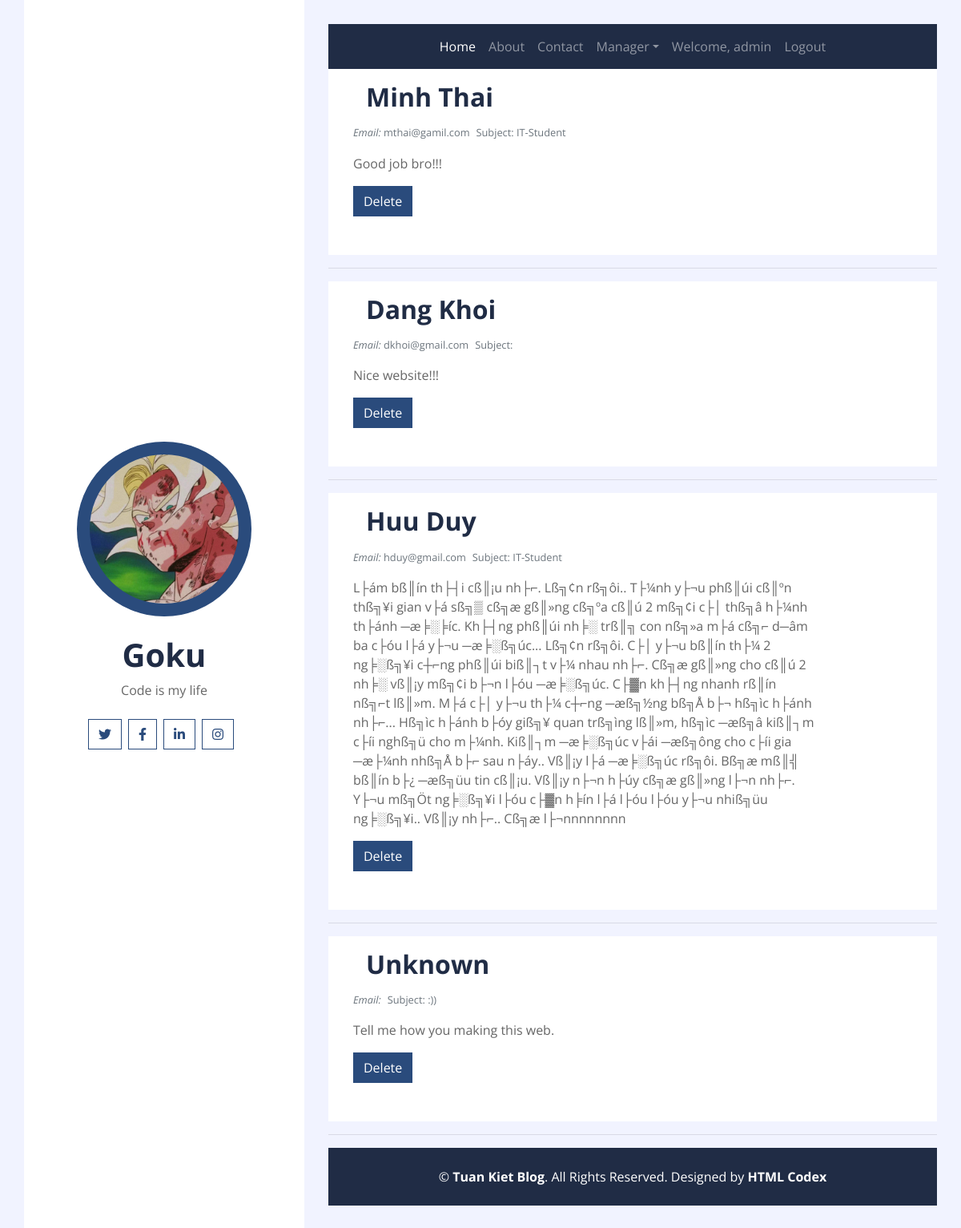
Page /message.php (signed in) on the committed database.
### tables this page shows
CREATE TABLE `user` (
  `id` int(10) NOT NULL AUTO_INCREMENT,
  `userName` varchar(30) NOT NULL,
  `password` varchar(30) NOT NULL,
  `fullName` varchar(50) NOT NULL,
  `avata` varchar(50) NOT NULL,
  `bio` varchar(100) DEFAULT NULL,
  `address` varchar(100) DEFAULT NULL,
  `phone` varchar(20) DEFAULT NULL,
  `email` varchar(30) DEFAULT NULL,
  PRIMARY KEY (`id`)
);

CREATE TABLE `message` (
  `id` int(11) NOT NULL AUTO_INCREMENT,
  `cusName` varchar(30) NOT NULL,
  `cusEmail` varchar(20) NOT NULL,
  `cusSubject` varchar(30) NOT NULL,
  `messContent` varchar(1000) NOT NULL,
  `messTo` int(10) NOT NULL,
  PRIMARY KEY (`id`),
  KEY `messTo` (`messTo`),
  CONSTRAINT `message_ibfk_1` FOREIGN KEY (`messTo`) REFERENCES `user` (`id`)
);

### message.php (the view, shortened to what this page needs)
<?php
    include_once("header.php");
    if(isset($_SESSION['user'])){
        $selectMess = "SELECT * FROM `message` WHERE messTo = 1";
        $reSelectMess = mysqli_query($conn, $selectMess);
    }else{
        header("Location: login.php");
    }
?>
<?php
    while($rowSelectMess = mysqli_fetch_assoc($reSelectMess)){
?>
    <div class="container bg-white pt-10">
        <div class="row blog-item px-3 pb-5">
            <div class="col-md-10">
                <h2 class="mt-md-2 px-md-3 mb-2 py-2 bg-white font-weight-bold"><?=$rowSelectMess['cusName']?></h2>
                <div class="d-flex mb-3">
                    <small class="mr-2 text-muted"><i class="bi bi-envelope-fill">Email: </i><?=$rowSelectMess['cusEmail'] ?></small>
                    <small class="mr-2 text-muted">Subject: <?=$rowSelectMess['cusSubject']?></small>
                </div>
                <div>
                    <p><?=$rowSelectMess['messContent']?></p>
                </div>
                <div>
                    <a href="deleteMess.php?id=<?=$rowSelectMess['id']?>" class="btn btn-primary"> Delete </a>
                </div>
            </div>
        </div>
    </div>
    <hr>
<?php }?>
<?php
    include_once("footer.php")
?>
    </body>
</html>

### header.php (shortened to what this page needs)
<!DOCTYPE html>
<html lang="en">
    <head>
        <link href="https://cdnjs.cloudflare.com/ajax/libs/font-awesome/5.10.0/css/all.min.css" rel="stylesheet">
        <link href="css/style.css" rel="stylesheet">
    </head>
<?php
    include_once("./connect.php");
    $sql = "SELECT * FROM `user` WHERE userName = 'admin'";
    $re = mysqli_query($conn, $sql);
    $row = mysqli_fetch_assoc($re);
?>
    <body>
        <div class="wrapper">
            <div class="sidebar">
                <div class="sidebar-text d-flex flex-column h-100 justify-content-center text-center">
                    <img class="mx-auto d-block w-75 bg-primary img-fluid rounded-circle mb-4 p-3" src="img/<?=$row['avata']?>" alt="Image">
                    <h1 class="font-weight-bold" id="name" name="name"><?=$row['fullName']?></h1>
                    <p class="mb-4" class="bio" id="bio" name="bio">
                        <?=$row['bio']?>
                    </p>
                    <div class="d-flex justify-content-center mb-5">
                        <a class="btn btn-outline-primary mr-2" href="https://twitter.com/tk1eetj"><i class="fab fa-twitter"></i></a>
                        <a class="btn btn-outline-primary mr-2" href="https://www.facebook.com/k1eetj/"><i class="fab fa-facebook-f"></i></a>
                        <a class="btn btn-outline-primary mr-2" href="https://www.linkedin.com/in/truong-van-tuan-kiet-fgw-ct-5bba9a250/"><i class="fab fa-linkedin-in"></i></a>
                        <a class="btn btn-outline-primary mr-2" href="https://www.instagram.com/ki33tj/?hl=vi"><i class="fab fa-instagram"></i></a>
                    </div>
                </div>
            </div>
            <div class="content">
                <div class="container p-0">
                    <nav class="navbar navbar-expand-lg bg-secondary navbar-dark">
                        <div class="collapse navbar-collapse justify-content-between" id="navbarCollapse">
                            <div class="navbar-nav m-auto">
                                <a href="index.php" class="nav-item nav-link active">Home</a>
                                <a href="about.php" class="nav-item nav-link">About</a>
                                <a href="contact.php" class="nav-item nav-link">Contact</a>
                                <?php
                                    if(isset($_SESSION['user'])){
                                ?>
                                    <div class="nav-item dropdown">
                                        <a href="#" class="nav-link dropdown-toggle" data-toggle="dropdown">Manager</a>
                                    </div>
                                    <a href="updateProfile.php" class="nav-item nav-link">Welcome, <?=$_SESSION['user']?></a>
                                    <a href="logout.php" class="nav-item nav-link">Logout</a>
                                <?php
                                    }else{
                                ?>
                                   <a href="login.php" class="nav-item nav-link">Login</a>
                                <?php } ?>
                            </div>
                        </div>
                    </nav>
                </div>

### rows in the picture
user: avata (picture), fullName "Goku", bio "Code is my life"
message: cusName "Minh Thai", cusEmail "mthai@gamil.com", cusSubject "IT-Student", messContent "Good job bro!!!"
message: cusName "Dang Khoi", cusEmail "dkhoi@gmail.com", messContent "Nice website!!!"
message: cusName "Huu Duy", cusEmail "hduy@gmail.com", cusSubject "IT-Student", messContent "L├ám bß║ín th├┤i cß║¡u nh├⌐. Lß╗¢n rß╗ôi.. T├¼nh y├¬u phß║úi cß║ºn thß╗¥i gian v├á sß╗▒ cß╗æ gß║»ng cß╗ºa cß║ú 2 mß╗¢i c├│ thß╗â h├¼nh th├ánh ─æ╞░╞íc. Kh├┤ng phß║úi nh╞░ trß║╗ con nß╗»a m├á cß╗⌐ d─âm ba c├óu l├á y├¬u ─æ╞░ß╗úc... Lß╗¢n rß╗ôi. C├│ y├¬u bß║ín th├¼ 2 ng╞░ß╗¥i c┼⌐ng phß║úi biß║┐t v├¼ nhau nh├⌐. Cß╗æ gß║»ng cho cß║ú 2 nh╞░ vß║¡y mß╗¢i b├¬n l├óu ─æ╞░ß╗úc. C├▓n kh├┤ng nhanh rß║ín nß╗⌐t lß║»m. M├á c├│ y├¬u th├¼ c┼⌐ng ─æß╗½ng bß╗Å b├¬ hß╗ìc h├ánh nh├⌐... Hß╗ìc h├ánh b├óy giß╗¥ quan trß╗ìng lß║»m, hß╗ìc ─æß╗â kiß║┐m c├íi nghß╗ü cho m├¼nh. Kiß║┐m ─æ╞░ß╗úc v├ái ─æß╗ông cho c├íi gia ─æ├¼nh nhß╗Å b├⌐ sau n├áy.. Vß║¡y l├á ─æ╞░ß╗úc rß╗ôi. Bß╗æ mß║╣ bß║ín b├¿ ─æß╗üu tin cß║¡u. Vß║¡y n├¬n…"
message: cusName "Unknown", cusSubject ":))", messContent "Tell me how you making this web."

### other values in the picture
$_SESSION['user'] "admin"
